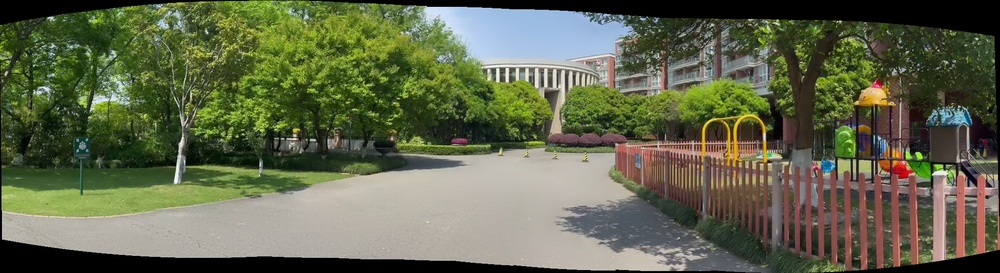
#> input picture panoramas_detect/1.jpg, 1000 x 273 px, shrunk from 2050 x 559 before the run; its folder holds only this picture in this run
$ python autocrop.py
#> lines starting #> are read from the running program, lines starting #| are printed output that depends on the picture
import cv2
import numpy as np
import os
from glob import glob

def detect_black_borders(image):
    """
    Detect the width of the black borders around the image.
    :param image: Input Image
    :return: The width of the black borders in the top, right, bottom, and left directions
    """
    if len(image.shape) == 3:
        gray = cv2.cvtColor(image, cv2.COLOR_BGR2GRAY)
    else:
        gray = image

    height, width = gray.shape

    # black threshold
    threshold = 135
    # top
    top = 0
    for i in range(height):
        if np.mean(gray[i, :]) > threshold:
            break
        top += 1

    # bottom
    bottom = 0
    for i in range(height-1, -1, -1):
        if np.mean(gray[i, :]) > threshold:
            break
        bottom += 1

    # left
    left = 0
    for i in range(width):
        if np.mean(gray[:, i]) > threshold:
            break
        left += 1

    # right
    right = 0
    for i in range(width-1, -1, -1):
        if np.mean(gray[:, i]) > threshold:
            break
        right += 1

    # Limit the maximum cutting length and keep the bottom
    return top if top < 300 else 300, right if right < 100 else 100, bottom if bottom < 300 else 300, left if left < 100 else 100

def crop_image(image, borders):
    """
    Crop the image based on the detected black border width
    :param image: Input Image
    :param borders: Black border width in four directions (top, right, bottom, left)
    :return: Cropped image
    """
    top, right, bottom, left = borders
    height, width = image.shape[:2]

    # area
    crop_top = top
    crop_left = left
    crop_bottom = height - bottom
    crop_right = width - right

    cropped = image[crop_top:crop_bottom, crop_left:crop_right]  # crop

    return cropped

def process_panoramas(input_dir, output_dir):
    """
    Process all images in the panorama folder, detect and crop black edges
    :param input_dir: Input image folder path
    :param output_dir: Output image folder path
    """
#> called with input_dir = './panoramas_detect', output_dir = './panoramas_cropped'
    if not os.path.exists(output_dir):
        os.makedirs(output_dir)

    # get all jpg files
    image_files = glob(os.path.join(input_dir, "*.jpg"))

    for image_file in image_files:
        print(f"Processing image: {image_file}")

        image = cv2.imread(image_file)
#> image is the input picture: shape (273, 1000, 3); mean B, G, R 76.1, 102.2, 97.3

        if image is None:
            print(f"ERROR: reading {image_file} failed.")
            continue

        # detect black borders
        borders = detect_black_borders(image)
#> in detect_black_borders, `gray = cv2.cvtColor(image, cv2.COLOR_BGR2GRAY)`:
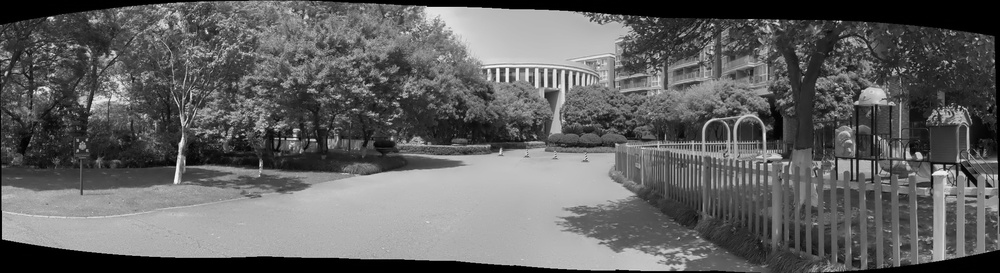
#> gray: shape (273, 1000); min 0, max 254, mean 97.8
#> after the loop in detect_black_borders, `for i in range(height):`: top = 188
#> after the loop in detect_black_borders, `for i in range(height-1, -1, -1):`: bottom = 30
#> after the loop in detect_black_borders, `for i in range(width):`: left = 466
#> after the loop in detect_black_borders, `for i in range(width-1, -1, -1):`: right = 394
#> borders = (188, 100, 30, 100)
        print(f"Detected black border width (top, right, bottom, left): {borders}")
#| Detected black border width (top, right, bottom, left): (188, 100, 30, 100)

        # crop the image
        cropped_image = crop_image(image, borders)
#> in crop_image, `top, right, bottom, left = borders`: top = 188; right = 100; bottom = 30; left = 100
#> in crop_image, `crop_top = top`: crop_top = 188
#> in crop_image, `crop_left = left`: crop_left = 100
#> in crop_image, `crop_bottom = height - bottom`: crop_bottom = 243
#> in crop_image, `crop_right = width - right`: crop_right = 900
#> in crop_image, `cropped = image[crop_top:crop_bottom, crop_left:crop_right]`:
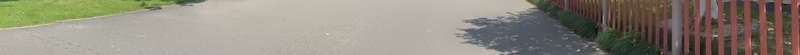
#> cropped: shape (55, 800, 3); mean B, G, R 125.3, 138.2, 144

        # save
        output_path = os.path.join(output_dir, os.path.basename(image_file))
        cv2.imwrite(output_path, cropped_image)
        print(f"Cropped image saved in: {output_path}")

if __name__ == "__main__":
    input_dir = "./panoramas_detect"
    output_dir = "./panoramas_cropped"
    process_panoramas(input_dir, output_dir)

$ run again, on panoramas_detect/5.jpg
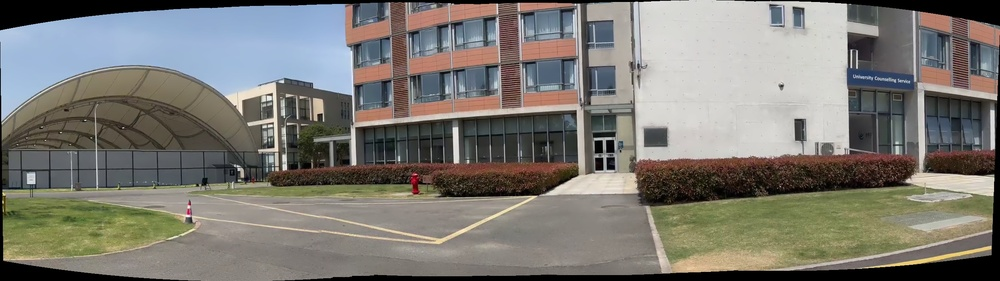
#> input picture panoramas_detect/5.jpg, 1000 x 281 px, shrunk from 2531 x 712 before the run
#> in process_panoramas, image is the input picture: shape (281, 1000, 3); mean B, G, R 115.3, 121.8, 124
#> in detect_black_borders, `gray = cv2.cvtColor(image, cv2.COLOR_BGR2GRAY)`:
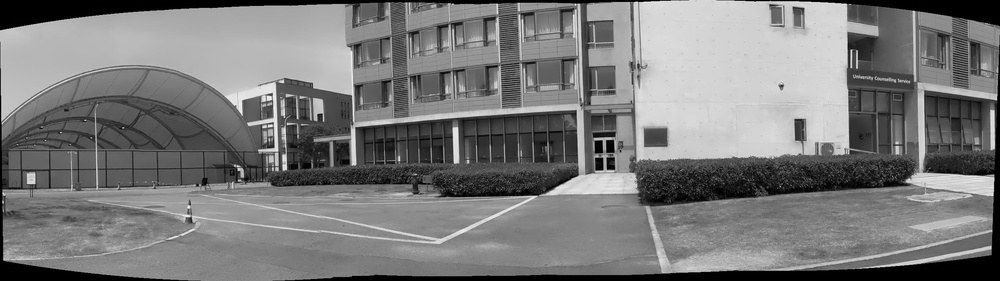
#> gray: shape (281, 1000); min 0, max 251, mean 121.7
#> after the loop in detect_black_borders, `for i in range(height):`: top = 17
#> after the loop in detect_black_borders, `for i in range(height-1, -1, -1):`: bottom = 24
#> after the loop in detect_black_borders, `for i in range(width):`: left = 226
#> after the loop in detect_black_borders, `for i in range(width-1, -1, -1):`: right = 76
#> borders = (17, 76, 24, 100)
#| Detected black border width (top, right, bottom, left): (17, 76, 24, 100)
#> in crop_image, `top, right, bottom, left = borders`: top = 17; right = 76; bottom = 24; left = 100
#> crop_top = 17
#> crop_left = 100
#> crop_bottom = 257
#> crop_right = 924
#> in crop_image, `cropped = image[crop_top:crop_bottom, crop_left:crop_right]`:
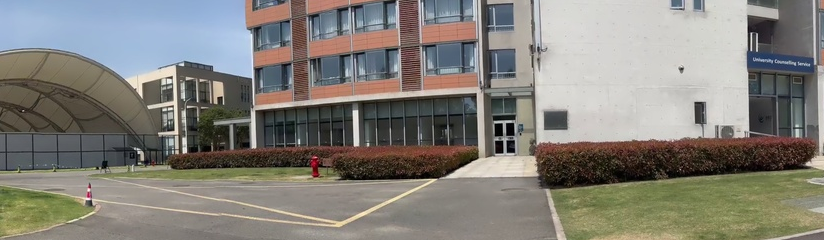
#> cropped: shape (240, 824, 3); mean B, G, R 121.9, 128.8, 131.4

$ run again, on panoramas_detect/2.jpg
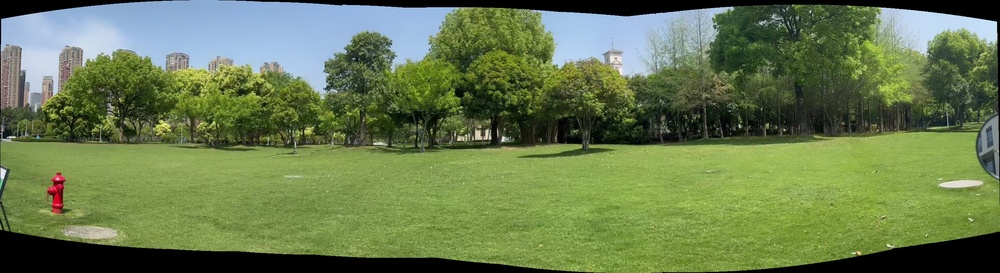
#> input picture panoramas_detect/2.jpg, 1000 x 273 px, shrunk from 2762 x 754 before the run
#> in process_panoramas, image is the input picture: shape (273, 1000, 3); mean B, G, R 79.6, 123.3, 104.6
#> in detect_black_borders, `gray = cv2.cvtColor(image, cv2.COLOR_BGR2GRAY)`:
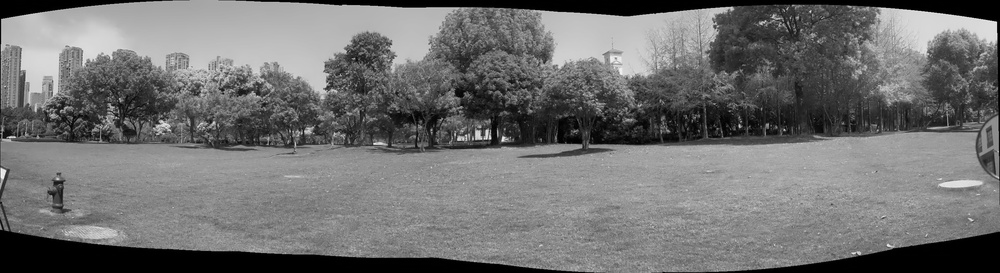
#> gray: shape (273, 1000); min 0, max 247, mean 112.7
#> after the loop in detect_black_borders, `for i in range(height):`: top = 14
#> after the loop in detect_black_borders, `for i in range(height-1, -1, -1):`: bottom = 56
#> after the loop in detect_black_borders, `for i in range(width):`: left = 202
#> after the loop in detect_black_borders, `for i in range(width-1, -1, -1):`: right = 677
#> borders = (14, 100, 56, 100)
#| Detected black border width (top, right, bottom, left): (14, 100, 56, 100)
#> in crop_image, `top, right, bottom, left = borders`: top = 14; right = 100; bottom = 56; left = 100
#> crop_top = 14
#> crop_left = 100
#> crop_bottom = 217
#> crop_right = 900
#> in crop_image, `cropped = image[crop_top:crop_bottom, crop_left:crop_right]`:
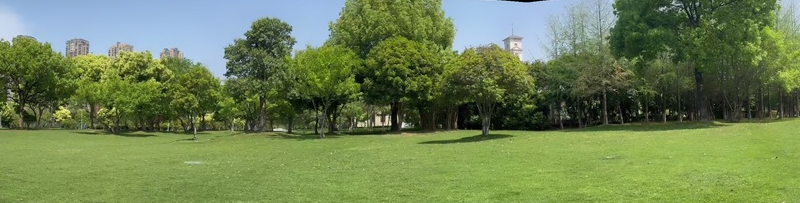
#> cropped: shape (203, 800, 3); mean B, G, R 84.7, 130.3, 110.3

$ run again, on panoramas_detect/3.jpg
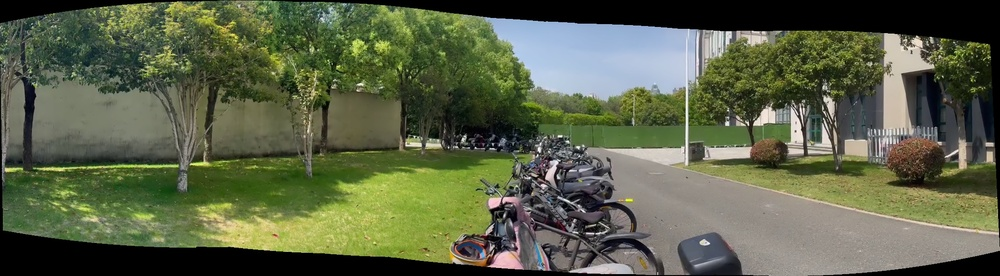
#> input picture panoramas_detect/3.jpg, 1000 x 276 px, shrunk from 2115 x 584 before the run
#> in process_panoramas, image is the input picture: shape (276, 1000, 3); mean B, G, R 72.3, 98.3, 91.4
#> in detect_black_borders, `gray = cv2.cvtColor(image, cv2.COLOR_BGR2GRAY)`:
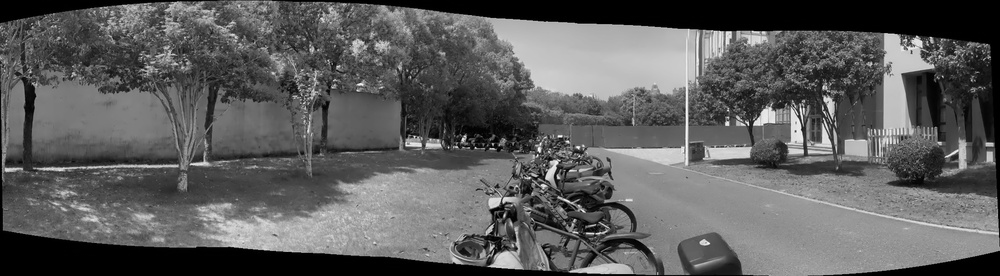
#> gray: shape (276, 1000); min 0, max 255, mean 93.3
#> after the loop in detect_black_borders, `for i in range(height):`: top = 224
#> after the loop in detect_black_borders, `for i in range(height-1, -1, -1):`: bottom = 43
#> after the loop in detect_black_borders, `for i in range(width):`: left = 686
#> after the loop in detect_black_borders, `for i in range(width-1, -1, -1):`: right = 105
#> borders = (224, 100, 43, 100)
#| Detected black border width (top, right, bottom, left): (224, 100, 43, 100)
#> in crop_image, `top, right, bottom, left = borders`: top = 224; right = 100; bottom = 43; left = 100
#> crop_top = 224
#> crop_left = 100
#> crop_bottom = 233
#> crop_right = 900

$ run again, on panoramas_detect/4.jpg
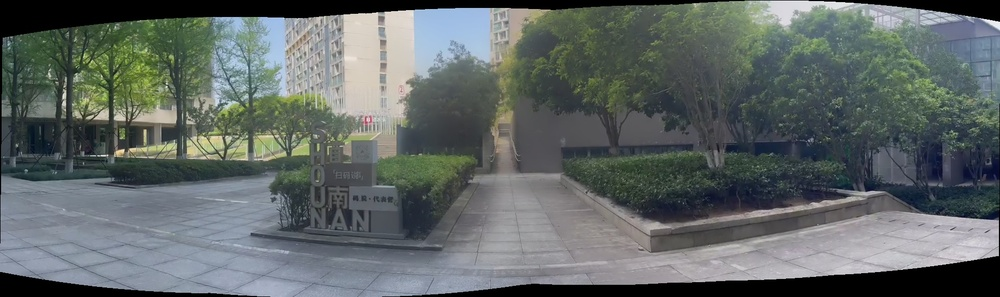
#> input picture panoramas_detect/4.jpg, 1000 x 297 px, shrunk from 1887 x 560 before the run
#> in process_panoramas, image is the input picture: shape (297, 1000, 3); mean B, G, R 102.1, 103.4, 96
#> in detect_black_borders, `gray = cv2.cvtColor(image, cv2.COLOR_BGR2GRAY)`:
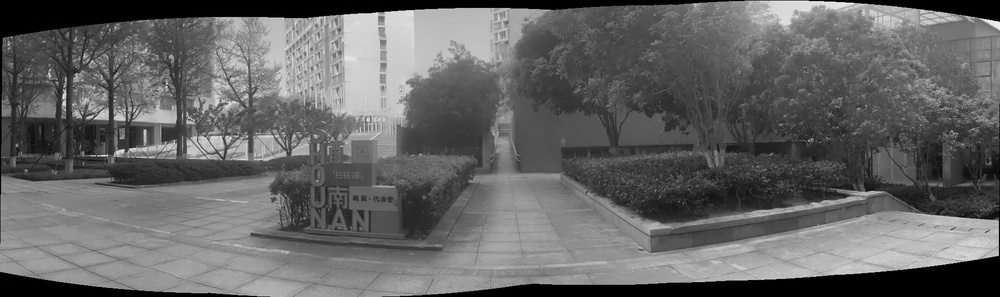
#> gray: shape (297, 1000); min 0, max 255, mean 101
#> after the loop in detect_black_borders, `for i in range(height):`: top = 240
#> after the loop in detect_black_borders, `for i in range(height-1, -1, -1):`: bottom = 25
#> after the loop in detect_black_borders, `for i in range(width):`: left = 350
#> after the loop in detect_black_borders, `for i in range(width-1, -1, -1):`: right = 603
#> borders = (240, 100, 25, 100)
#| Detected black border width (top, right, bottom, left): (240, 100, 25, 100)
#> in crop_image, `top, right, bottom, left = borders`: top = 240; right = 100; bottom = 25; left = 100
#> crop_top = 240
#> crop_left = 100
#> crop_bottom = 272
#> crop_right = 900
#> in crop_image, `cropped = image[crop_top:crop_bottom, crop_left:crop_right]`:
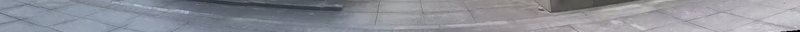
#> cropped: shape (32, 800, 3); mean B, G, R 152.2, 144.4, 142
